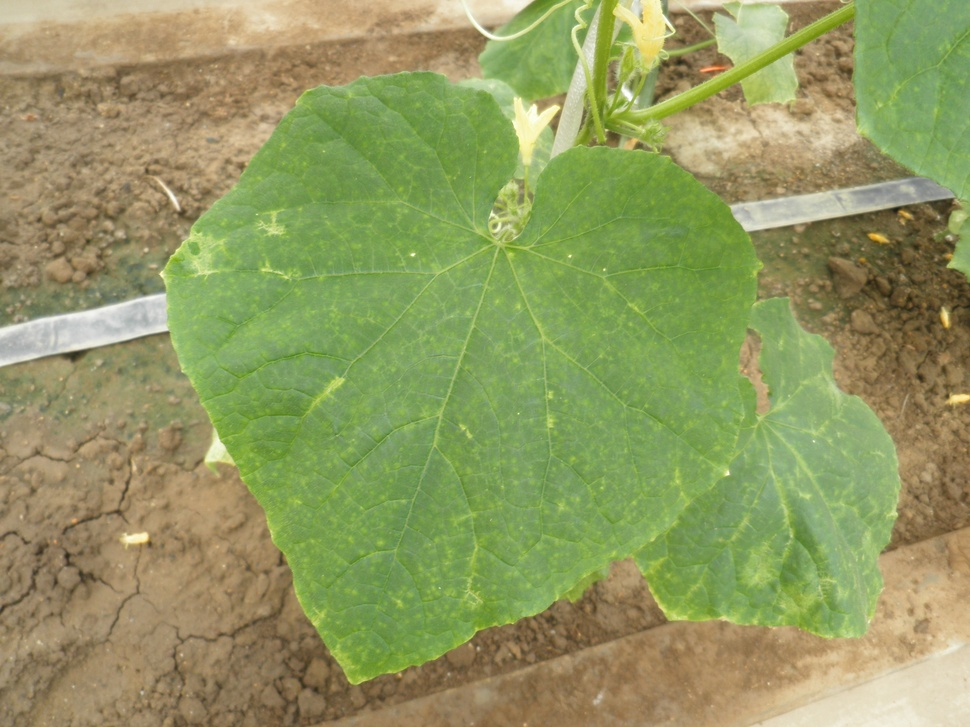
#> input picture data/original/000001.jpg, 970 x 727 px, shrunk from 2048 x 1536 before the run, found by its file name
$ python otsu.py ../../data/original/000001.jpg
#> lines starting #> are read from the running program, lines starting #| are printed output that depends on the picture
#! /usr/bin/env python
# -*- coding:utf-8 -*-

import numpy as np
import cv2
import sys
from pathlib import Path

def threshold_otsu(gray, img_shape, min_val=0, max_val=255):

    hist = [np.sum(gray == i) for i in range(256)]
    print(img_shape)
    s_max = (0, -10)

    for th in range(256):
        n1 = sum(hist[:th])
        n2 = sum(hist[th:])

        if n1 == 0:mu1 = 0
        else:mu1 = sum([i * hist[i] for i in range(0, th)]) / n1
        if n2 == 0:mu2 = 0
        else:mu2 = sum([i * hist[i] for i in range(th, 256)]) / n2

        s = n1 * n2 * (mu1 - mu2) ** 2

        if s > s_max[1]:
            s_max = (th, s)

    t = s_max[0]
    print(t)
    for i in range(img_shape[0]-1):
        for j in range(img_shape[1]-1):
            if gray[i][j] >= t:
                gray[i][j] = max_val
            elif gray[i][j] < t:
                gray[i][j] = min_val

    return gray

def main():

    args = sys.argv
    brank = ""
    name = args[1].replace(".jpg", brank)
    current = Path()
    dataset_path = current.resolve().parent.parent/'data'/'treated'
    image = str(dataset_path) + "/" + args[1]
    img = cv2.imread(image)
#> img is the input picture: shape (727, 970, 3); mean B, G, R 96.7, 153.2, 145.2
    img_shape = img.shape
#> img_shape = (727, 970, 3)
    gray = cv2.cvtColor(img, cv2.COLOR_RGB2GRAY)
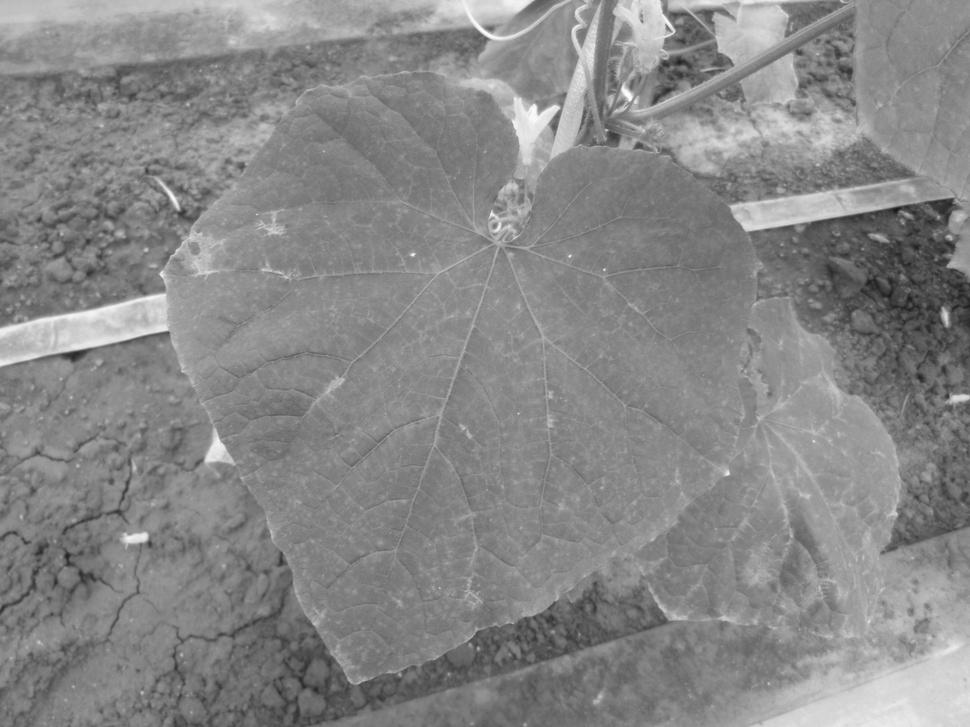
#> gray: shape (727, 970); min 24, max 254, mean 135.4

    th1 = threshold_otsu(gray, img_shape)
#> in threshold_otsu, `hist = [np.sum(gray == i) for i in range(256)]`: hist = 256 values, max 17487 at index 135, min 0 at index 0, mean 2754.6
#| (727, 970, 3)
#> the loop in threshold_otsu, `for th in range(256):` made 256 passes
#> (n1, n2, mu1, mu2, s_max) on passes 26, 28, 30, 31, 32, 33, 34, 35, 36, 37, 38, 39: (1, 705189, 24, 135.4, (25, 8.75e+09)), (5, 705185, 25.6, 135.4, (27, 4.25e+10)), (10, 705180, 26.8, 135.4, (29, 8.32e+10)), (13, 705177, 27.31, 135.4, (30, 1.07e+11)), (16, 705174, 27.81, 135.4, (31, 1.31e+11)), (22, 705168, 28.68, 135.4, (32, 1.77e+11)), (29, 705161, 29.48, 135.4, (33, 2.29e+11)), (35, 705155, 30.09, 135.4, (34, 2.74e+11)), (42, 705148, 30.74, 135.4, (35, 3.24e+11)), (55, 705135, 31.75, 135.4, (36, 4.17e+11)), (73, 705117, 32.79, 135.4, (37, 5.42e+11)), (95, 705095, 33.77, 135.4, (38, 6.92e+11))
#> (n1, n2, mu1, mu2, s) on passes 27, 29: (1, 705189, 24, 135.4, 8.75e+09), (5, 705185, 25.6, 135.4, 4.25e+10)
#> after the loop in threshold_otsu, `for th in range(256):`: s_max = (151, 1.99e+14)
#> in threshold_otsu, `t = s_max[0]`: t = 151
#| 151
#> after the loop in threshold_otsu, `for i in range(img_shape[0]-1):`:
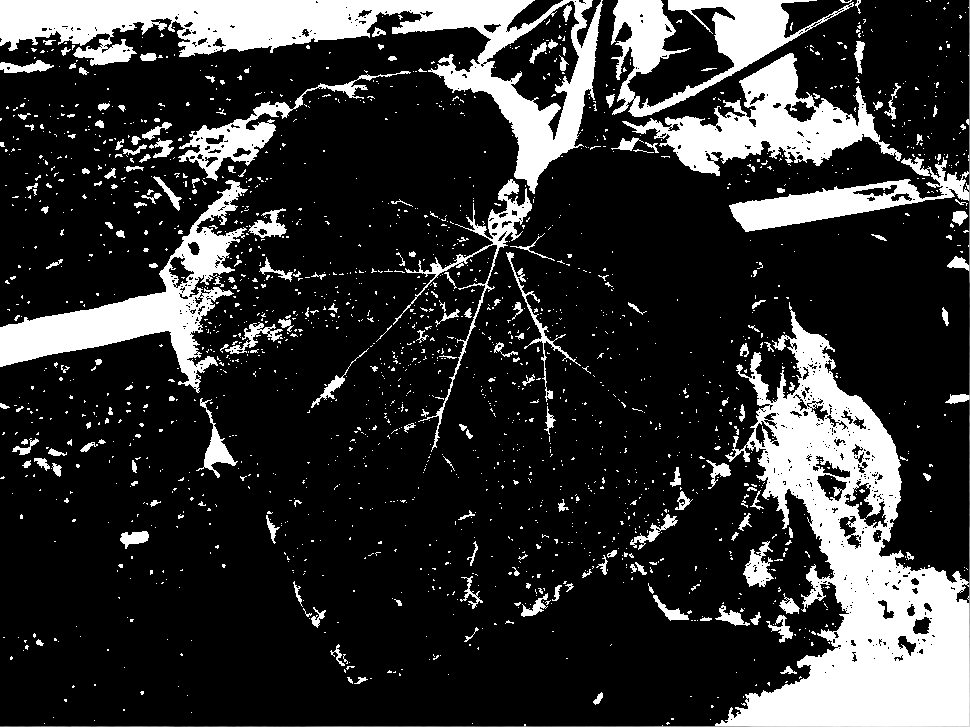
#> gray: shape (727, 970); min 0, max 255, mean 51.1

    cv2.imwrite("./result/" + name + "_otsu.jpg", th1)

if __name__ == "__main__":
    main()

$ run again, on data/original/000003.jpg
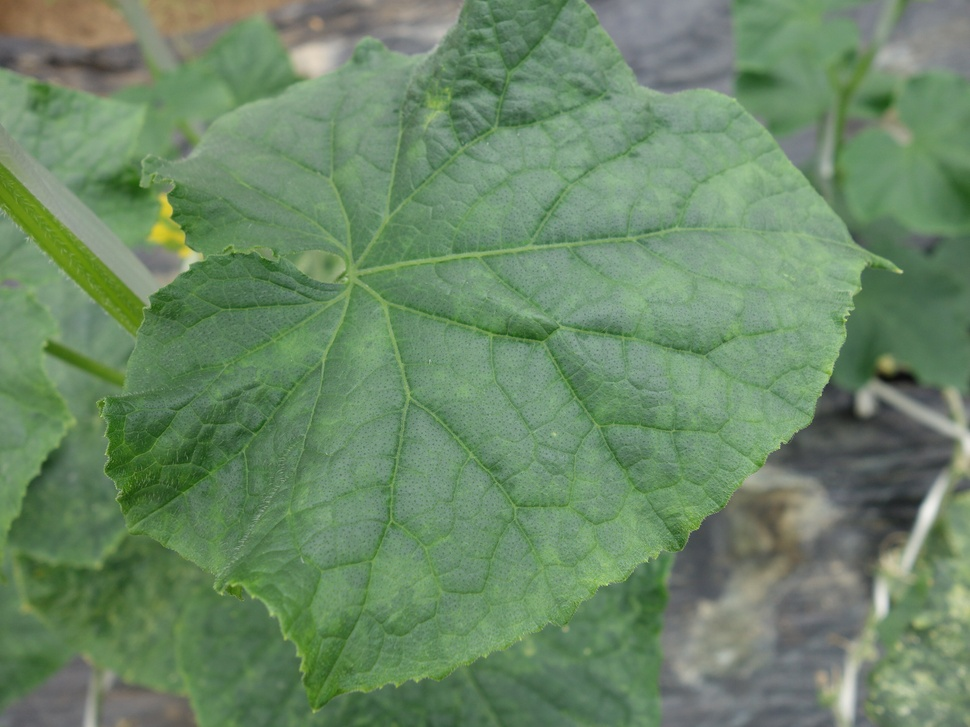
#> input picture data/original/000003.jpg, 970 x 727 px, shrunk from 2592 x 1944 before the run, found by its file name
#> in main, img is the input picture: shape (727, 970, 3); mean B, G, R 102.8, 136, 107.1
#> in main, `gray = cv2.cvtColor(img, cv2.COLOR_RGB2GRAY)`:
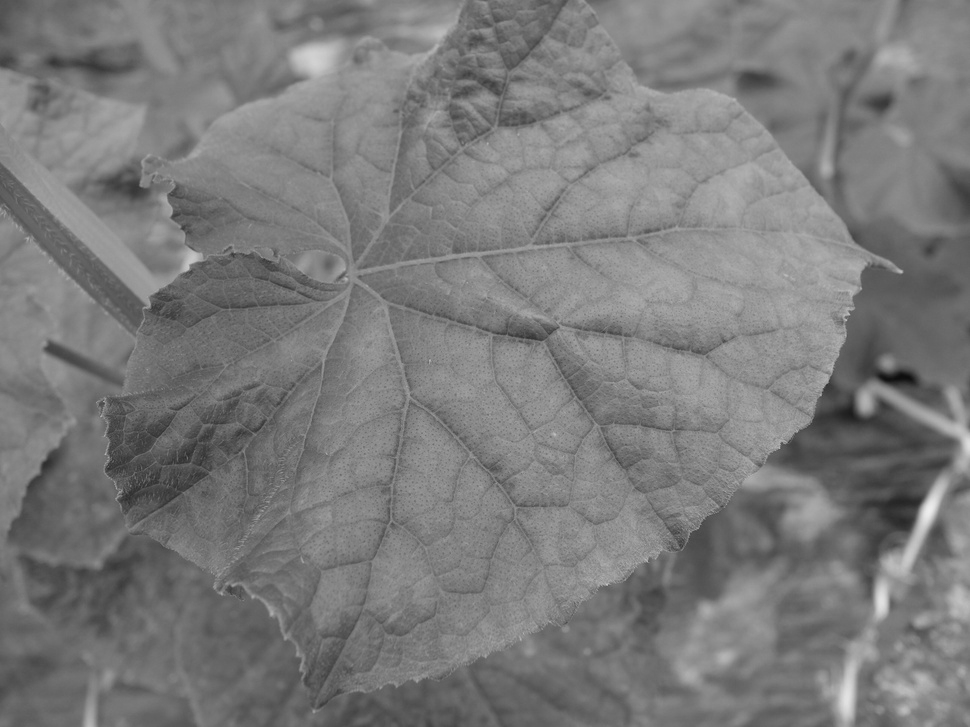
#> gray: shape (727, 970); min 14, max 238, mean 122.8
#> hist = 256 values, max 12806 at index 131, min 0 at index 0, mean 2754.6
#| (727, 970, 3)
#> the loop in threshold_otsu, `for th in range(256):` made 256 passes
#> (n1, n2, mu1, mu2, s_max) on passes 16 to 23: (18, 705172, 14, 122.8, (15, 1.5e+11)), (27, 705163, 14.33, 122.8, (16, 2.24e+11)), (44, 705146, 14.98, 122.8, (17, 3.61e+11)), (53, 705137, 15.32, 122.8, (18, 4.32e+11)), (66, 705124, 15.85, 122.8, (19, 5.32e+11)), (81, 705109, 16.43, 122.8, (20, 6.46e+11)), (94, 705096, 16.93, 122.8, (21, 7.43e+11)), (106, 705084, 17.39, 122.8, (22, 8.3e+11))
#> after the loop in threshold_otsu, `for th in range(256):`: s_max = (121, 1.71e+14)
#> t = 121
#| 121
#> after the loop in threshold_otsu, `for i in range(img_shape[0]-1):`:
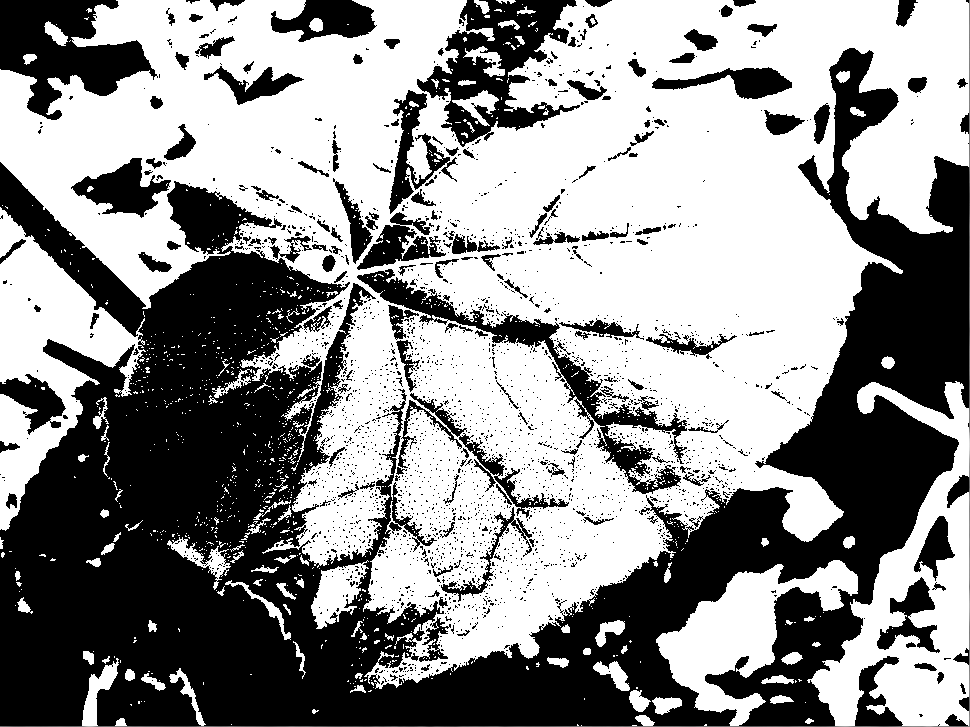
#> gray: shape (727, 970); min 0, max 255, mean 143.9

$ run again, on data/original/000004.jpg
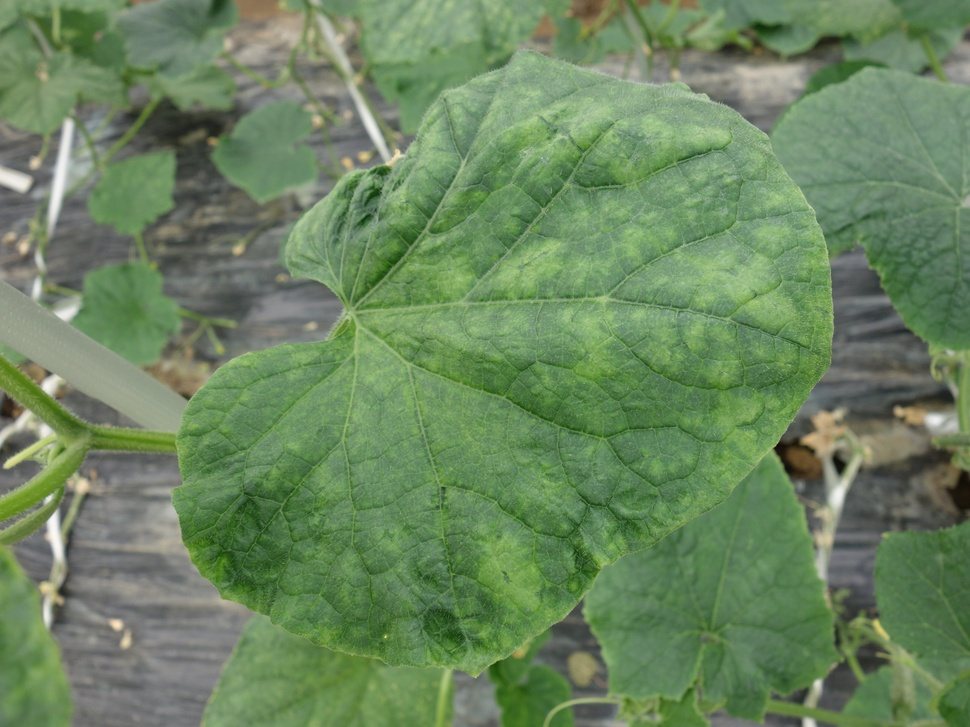
#> input picture data/original/000004.jpg, 970 x 727 px, shrunk from 2592 x 1944 before the run, found by its file name
#> in main, img is the input picture: shape (727, 970, 3); mean B, G, R 95, 133.3, 106.6
#> in main, `gray = cv2.cvtColor(img, cv2.COLOR_RGB2GRAY)`:
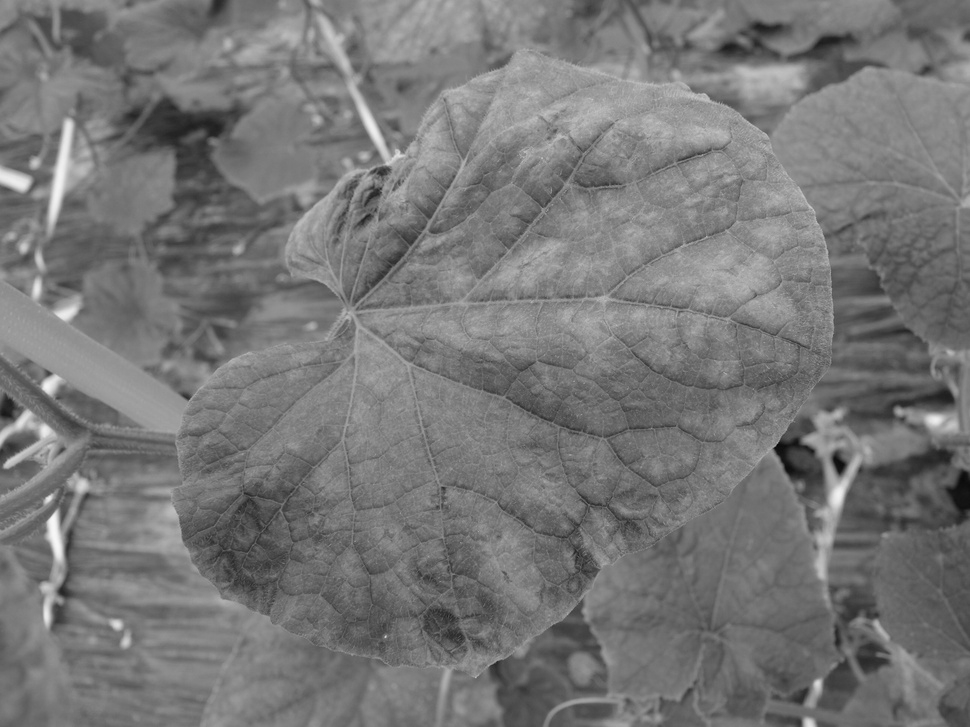
#> gray: shape (727, 970); min 5, max 247, mean 118.8
#> hist = 256 values, max 12616 at index 122, min 0 at index 0, mean 2754.6
#| (727, 970, 3)
#> the loop in threshold_otsu, `for th in range(256):` made 256 passes
#> (n1, n2, mu1, mu2, s_max) on passes 7, 12, 13, 14, 15, 16, 17, 18: (1, 705189, 5, 118.8, (6, 9.13e+09)), (3, 705187, 8.33, 118.8, (11, 2.58e+10)), (6, 705184, 9.67, 118.8, (12, 5.04e+10)), (18, 705172, 11.22, 118.8, (13, 1.47e+11)), (39, 705151, 12.18, 118.8, (14, 3.12e+11)), (78, 705112, 13.09, 118.8, (15, 6.14e+11)), (124, 705066, 13.8, 118.8, (16, 9.64e+11)), (192, 704998, 14.58, 118.8, (17, 1.47e+12))
#> after the loop in threshold_otsu, `for th in range(256):`: s_max = (119, 1.89e+14)
#> t = 119
#| 119
#> after the loop in threshold_otsu, `for i in range(img_shape[0]-1):`:
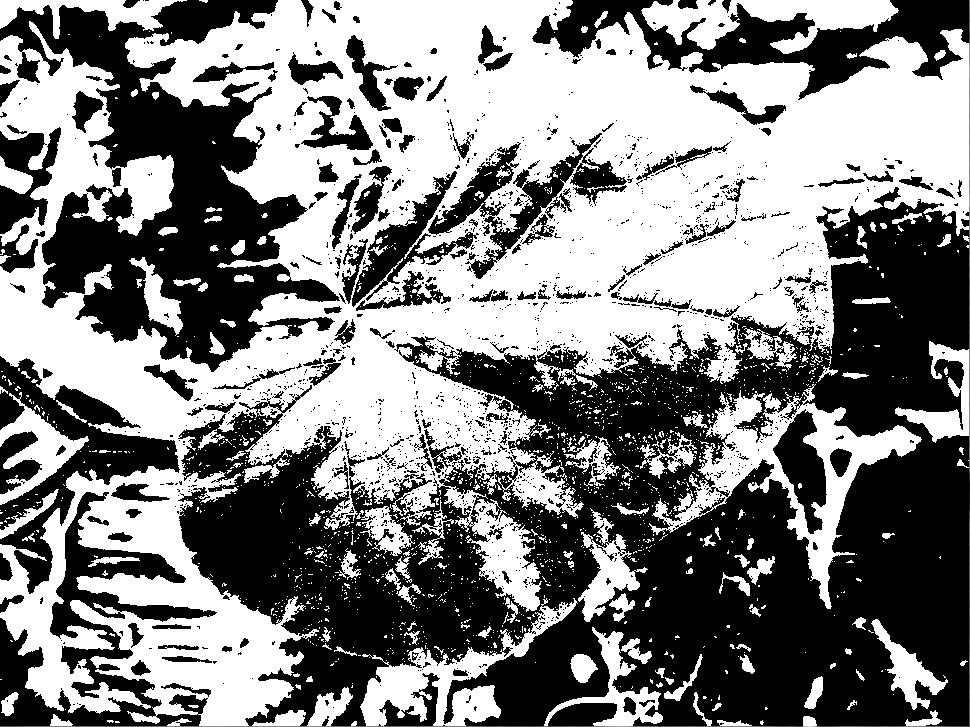
#> gray: shape (727, 970); min 0, max 255, mean 129.6

$ run again, on data/original/000005.jpg
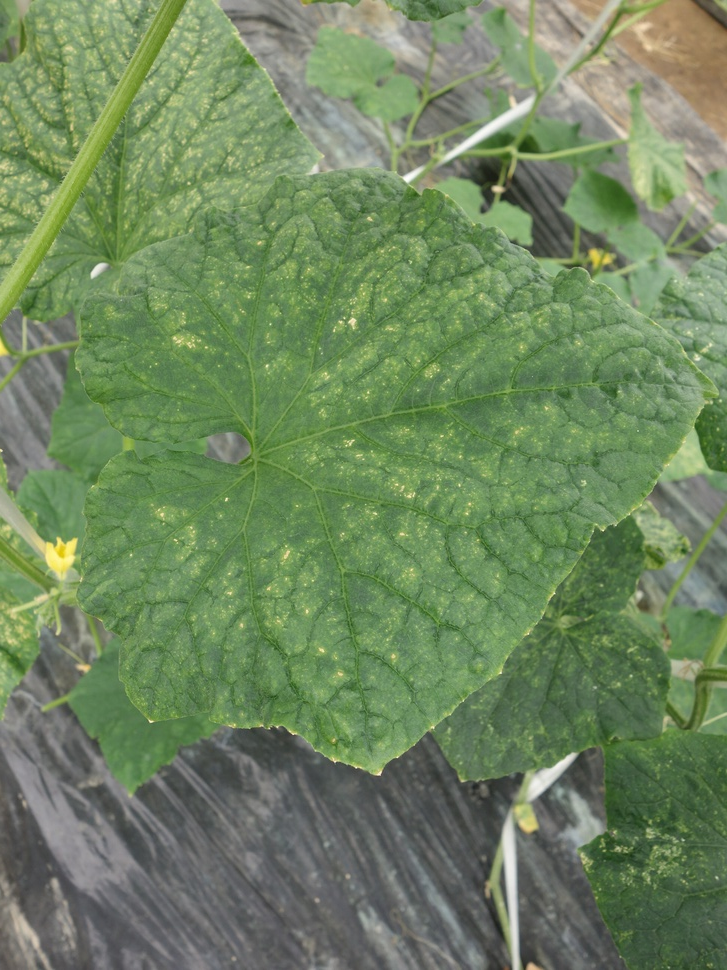
#> input picture data/original/000005.jpg, 727 x 970 px, shrunk from 1944 x 2592 before the run, found by its file name
#> in main, img is the input picture: shape (970, 727, 3); mean B, G, R 95.6, 133.6, 111.1
#> in main, `gray = cv2.cvtColor(img, cv2.COLOR_RGB2GRAY)`:
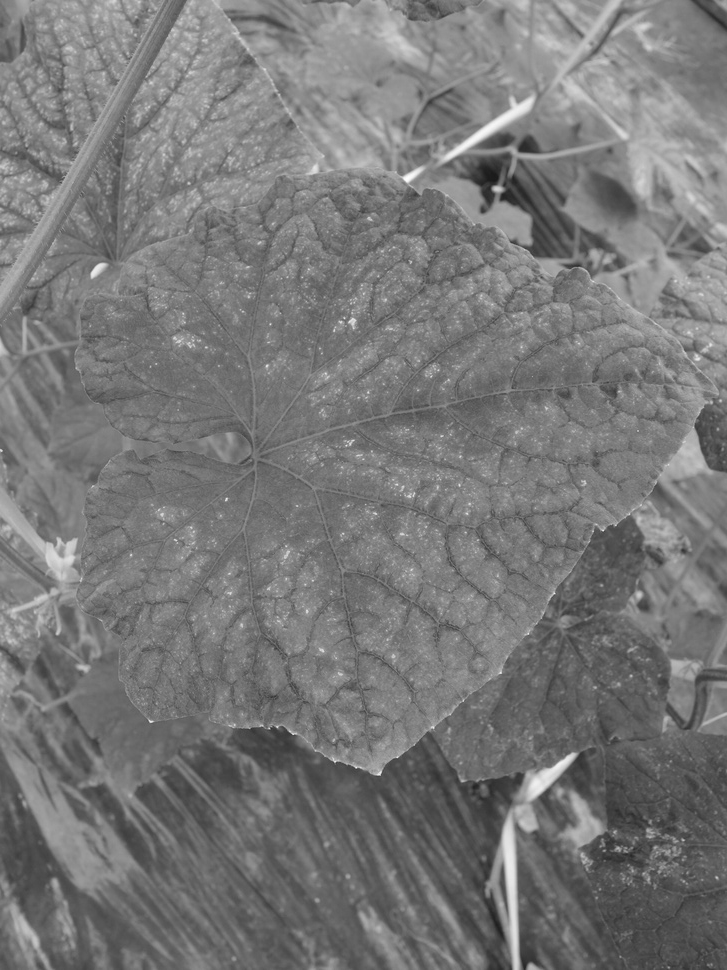
#> gray: shape (970, 727); min 26, max 254, mean 119.7
#> hist = 256 values, max 12186 at index 117, min 0 at index 0, mean 2754.6
#| (970, 727, 3)
#> the loop in threshold_otsu, `for th in range(256):` made 256 passes
#> (n1, n2, mu1, mu2, s_max) on passes 28 to 35: (3, 705187, 26, 119.7, (27, 1.86e+10)), (11, 705179, 26.73, 119.7, (28, 6.71e+10)), (49, 705141, 27.71, 119.7, (29, 2.92e+11)), (67, 705123, 28.06, 119.7, (30, 3.97e+11)), (83, 705107, 28.43, 119.7, (31, 4.88e+11)), (98, 705092, 28.83, 119.7, (32, 5.71e+11)), (111, 705079, 29.2, 119.7, (33, 6.41e+11)), (130, 705060, 29.75, 119.7, (34, 7.42e+11))
#> after the loop in threshold_otsu, `for th in range(256):`: s_max = (122, 2.1e+14)
#> t = 122
#| 122
#> after the loop in threshold_otsu, `for i in range(img_shape[0]-1):`:
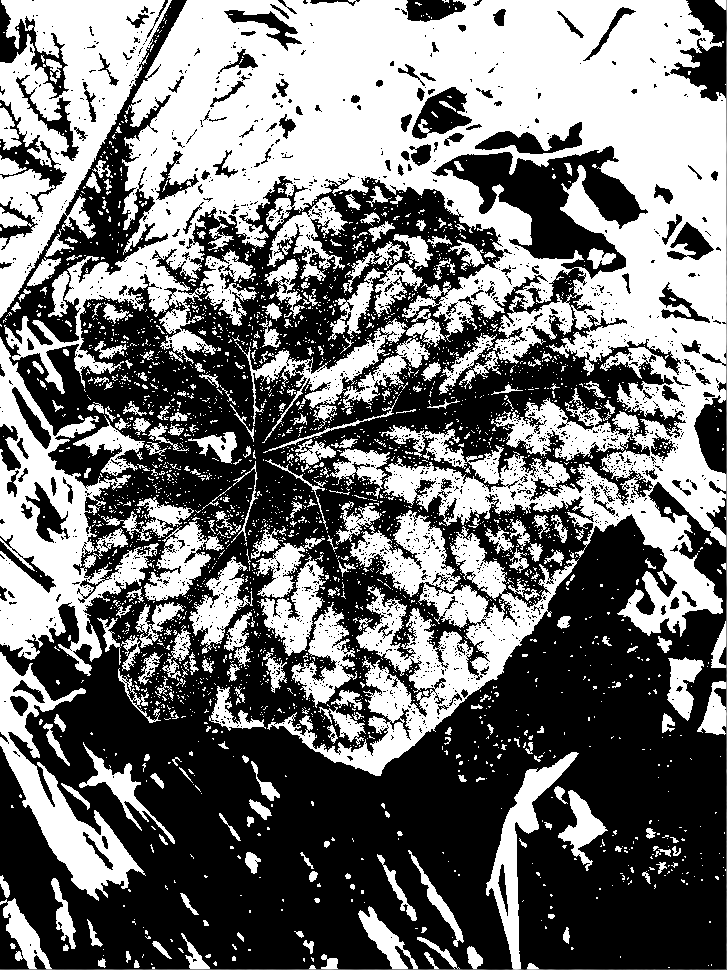
#> gray: shape (970, 727); min 0, max 255, mean 116.2
